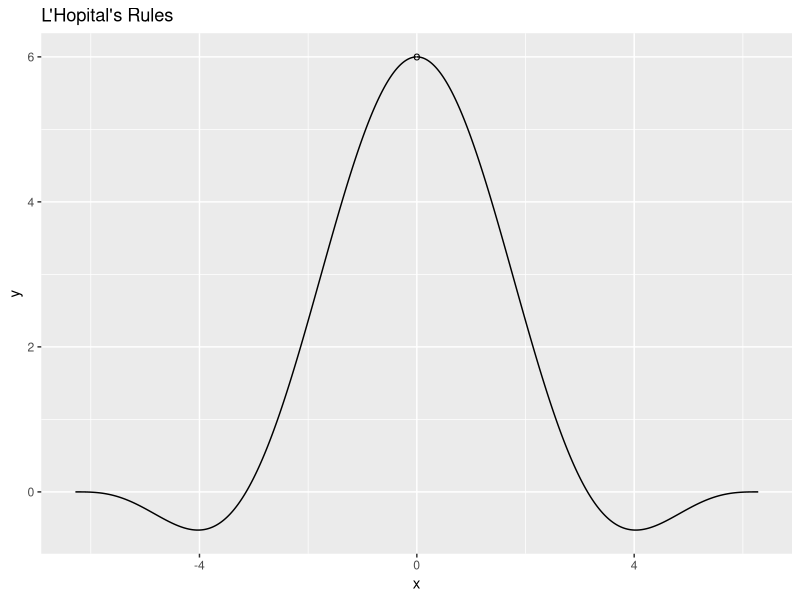

Write the R code that produced this figure.
library(ggplot2)

# The limit of sin(x) / x @ x = 0 is undefined because 0/0 is undefined
# But it is there accordingly to this Hopital guy

x <- seq(-2*pi, 2*pi, pi/1000)
f1 <- list()
f1 <- c(f1, function(x) 2 * sin(x) - sin(2*x))
f1 <- c(f1, function(x) 4 * x^2 - 5*x)
f1 <- c(f1, function(x) sin(x) ^ (1 / log(x)))
f1 <- c(f1, function(x) sin(x) ^ 2 - cos(x) - 1)

f2 <- list()
f2 <- c(f2, function(x) x - sin(x))
f2 <- c(f2, function(x) 1 - 3*x^2)
f2 <- c(f2, function(x) 1)
f2 <- c(f2, function(x) x - pi/2)

i <- 1
y <- f1[[i]](x) / f2[[i]](x)

df <- data.frame(x, y)
ggplot(df, aes(x, y)) +
    geom_line() +
    geom_point(data = data.frame(x = 0, y = 6), shape="o", size=3) +
    ggtitle("L'Hopital's Rules")
